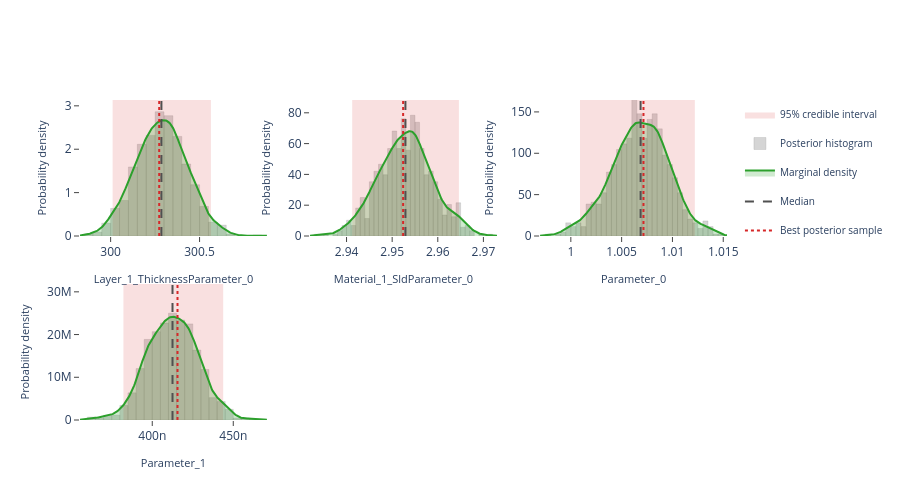

The code cell stored with this chart in its notebook:
### Markdown cell above
## Interactive posterior plots

The next three cells render the same Plotly figures that are shown on the
Bayesian Posterior tab of the EasyReflectometryApp:

* **Marginals** — per-parameter distribution: histogram + smooth KDE marginal,
  shaded 95% credible interval, and median / best-sample lines
  (`plot_distribution` or `posterior.distribution()`)
* **Corner plot** — pairwise marginals + 2-D contours + scatter (`plot_corner`)
* **Traces** — per-chain trace + marginal histogram (`plot_trace`)

The standalone helpers are called with ``return_figure=True`` so they return a
Plotly ``Figure`` that we render in the notebook with ``fig.show()``; the
``PosteriorResults`` methods return the figure directly.

### Code cell
# ---- Marginal posterior distributions ---------------------------------------
# One panel per free parameter, each overlaying the posterior histogram, a
# smooth Gaussian-KDE marginal, the shaded 95% credible interval, and the
# median / best-sample reference lines.  Mirrors the "Marginals" sub-tab in
# the EasyReflectometryApp.

# The PosteriorResults method passes ``logp`` through automatically so the
# best posterior sample (MAP) line is drawn:
fig = posterior.distribution()
fig.show()

# Standalone equivalent (pass ``logp`` to get the best-sample line):
# fig = plot_distribution(
#     posterior.draws,
#     posterior.param_names,
#     logp=posterior.logp,
#     return_figure=True,
# )
# fig.show()

### Figure 1 — Plotly figure (JSON) as saved in the notebook; plotly's stock layout.template omitted (floating-point values rounded to 4 significant figures; data arrays with more than 128 entries replaced by an {"elided": "..."} marker saying what was removed)
{"data": [{"fill": "toself", "fillcolor": "rgba(214, 39, 40, 0.14)", "hoverinfo": "skip", "legendgroup": "95% credible interval", "line": {"color": "rgba(214, 39, 40, 0.14)", "width": 0}, "mode": "lines", "name": "95% credible interval", "showlegend": true, "type": "scatter", "x": [300.0, 300.6, 300.6, 300.0, 300.0], "xaxis": "x", "y": [0.0, 0.0, 3.134, 3.134, 0.0], "yaxis": "y"}, {"histnorm": "probability density", "hovertemplate": "sample=%{x:.4f}<br>density: %{y:.2f}<extra></extra>", "legendgroup": "histogram", "marker": {"color": "rgba(120, 120, 120, 0.38)", "line": {"color": "rgba(120, 120, 120, 0.24)", "width": 1}}, "name": "Posterior histogram", "nbinsx": 40, "opacity": 0.82, "showlegend": true, "type": "histogram", "x": {"elided": "880 float values"}, "xaxis": "x", "yaxis": "y"}, {"fill": "tozeroy", "fillcolor": "rgba(44, 160, 44, 0.22)", "hovertemplate": "Layer_1_ThicknessParameter_0: %{x:.4f}<br>density: %{y:.4f}<extra></extra>", "legendgroup": "marginal", "line": {"color": "rgb(44, 160, 44)", "width": 2}, "mode": "lines", "name": "Marginal density", "showlegend": true, "type": "scatter", "x": {"elided": "256 float values"}, "xaxis": "x", "y": {"elided": "256 float values"}, "yaxis": "y"}, {"hovertemplate": "Median: %{x:.4f}<extra></extra>", "legendgroup": "Median", "line": {"color": "rgb(80, 80, 80)", "dash": "dash", "width": 2}, "mode": "lines", "name": "Median", "showlegend": true, "type": "scatter", "x": [300.3, 300.3], "xaxis": "x", "y": [0.0, 3.134], "yaxis": "y"}, {"hovertemplate": "Best posterior sample: %{x:.4f}<extra></extra>", "legendgroup": "Best posterior sample", "line": {"color": "rgb(214, 39, 40)", "dash": "dot", "width": 2}, "mode": "lines", "name": "Best posterior sample", "showlegend": true, "type": "scatter", "x": [300.3, 300.3], "xaxis": "x", "y": [0.0, 3.134], "yaxis": "y"}, {"fill": "toself", "fillcolor": "rgba(214, 39, 40, 0.14)", "hoverinfo": "skip", "legendgroup": "95% credible interval", "line": {"color": "rgba(214, 39, 40, 0.14)", "width": 0}, "mode": "lines", "name": "95% credible interval", "showlegend": false, "type": "scatter", "x": [2.941, 2.965, 2.965, 2.941, 2.941], "xaxis": "x2", "y": [0.0, 0.0, 88.31, 88.31, 0.0], "yaxis": "y2"}, {"histnorm": "probability density", "hovertemplate": "sample=%{x:.4f}<br>density: %{y:.2f}<extra></extra>", "legendgroup": "histogram", "marker": {"color": "rgba(120, 120, 120, 0.38)", "line": {"color": "rgba(120, 120, 120, 0.24)", "width": 1}}, "name": "Posterior histogram", "nbinsx": 40, "opacity": 0.82, "showlegend": false, "type": "histogram", "x": {"elided": "880 float values"}, "xaxis": "x2", "yaxis": "y2"}, {"fill": "tozeroy", "fillcolor": "rgba(44, 160, 44, 0.22)", "hovertemplate": "Material_1_SldParameter_0: %{x:.4f}<br>density: %{y:.4f}<extra></extra>", "legendgroup": "marginal", "line": {"color": "rgb(44, 160, 44)", "width": 2}, "mode": "lines", "name": "Marginal density", "showlegend": false, "type": "scatter", "x": {"elided": "256 float values"}, "xaxis": "x2", "y": {"elided": "256 float values"}, "yaxis": "y2"}, {"hovertemplate": "Median: %{x:.4f}<extra></extra>", "legendgroup": "Median", "line": {"color": "rgb(80, 80, 80)", "dash": "dash", "width": 2}, "mode": "lines", "name": "Median", "showlegend": false, "type": "scatter", "x": [2.953, 2.953], "xaxis": "x2", "y": [0.0, 88.31], "yaxis": "y2"}, {"hovertemplate": "Best posterior sample: %{x:.4f}<extra></extra>", "legendgroup": "Best posterior sample", "line": {"color": "rgb(214, 39, 40)", "dash": "dot", "width": 2}, "mode": "lines", "name": "Best posterior sample", "showlegend": false, "type": "scatter", "x": [2.952, 2.952], "xaxis": "x2", "y": [0.0, 88.31], "yaxis": "y2"}, {"fill": "toself", "fillcolor": "rgba(214, 39, 40, 0.14)", "hoverinfo": "skip", "legendgroup": "95% credible interval", "line": {"color": "rgba(214, 39, 40, 0.14)", "width": 0}, "mode": "lines", "name": "95% credible interval", "showlegend": false, "type": "scatter", "x": [1.001, 1.012, 1.012, 1.001, 1.001], "xaxis": "x3", "y": [0.0, 0.0, 164.4, 164.4, 0.0], "yaxis": "y3"}, {"histnorm": "probability density", "hovertemplate": "sample=%{x:.4f}<br>density: %{y:.2f}<extra></extra>", "legendgroup": "histogram", "marker": {"color": "rgba(120, 120, 120, 0.38)", "line": {"color": "rgba(120, 120, 120, 0.24)", "width": 1}}, "name": "Posterior histogram", "nbinsx": 40, "opacity": 0.82, "showlegend": false, "type": "histogram", "x": {"elided": "880 float values"}, "xaxis": "x3", "yaxis": "y3"}, {"fill": "tozeroy", "fillcolor": "rgba(44, 160, 44, 0.22)", "hovertemplate": "Parameter_0: %{x:.4f}<br>density: %{y:.4f}<extra></extra>", "legendgroup": "marginal", "line": {"color": "rgb(44, 160, 44)", "width": 2}, "mode": "lines", "name": "Marginal density", "showlegend": false, "type": "scatter", "x": {"elided": "256 float values"}, "xaxis": "x3", "y": {"elided": "256 float values"}, "yaxis": "y3"}, {"hovertemplate": "Median: %{x:.4f}<extra></extra>", "legendgroup": "Median", "line": {"color": "rgb(80, 80, 80)", "dash": "dash", "width": 2}, "mode": "lines", "name": "Median", "showlegend": false, "type": "scatter", "x": [1.007, 1.007], "xaxis": "x3", "y": [0.0, 164.4], "yaxis": "y3"}, {"hovertemplate": "Best posterior sample: %{x:.4f}<extra></extra>", "legendgroup": "Best posterior sample", "line": {"color": "rgb(214, 39, 40)", "dash": "dot", "width": 2}, "mode": "lines", "name": "Best posterior sample", "showlegend": false, "type": "scatter", "x": [1.007, 1.007], "xaxis": "x3", "y": [0.0, 164.4], "yaxis": "y3"}, {"fill": "toself", "fillcolor": "rgba(214, 39, 40, 0.14)", "hoverinfo": "skip", "legendgroup": "95% credible interval", "line": {"color": "rgba(214, 39, 40, 0.14)", "width": 0}, "mode": "lines", "name": "95% credible interval", "showlegend": false, "type": "scatter", "x": [3.822e-07, 4.438e-07, 4.438e-07, 3.822e-07, 3.822e-07], "xaxis": "x4", "y": [0.0, 0.0, 31830000.0, 31830000.0, 0.0], "yaxis": "y4"}, {"histnorm": "probability density", "hovertemplate": "sample=%{x:.4f}<br>density: %{y:.2f}<extra></extra>", "legendgroup": "histogram", "marker": {"color": "rgba(120, 120, 120, 0.38)", "line": {"color": "rgba(120, 120, 120, 0.24)", "width": 1}}, "name": "Posterior histogram", "nbinsx": 40, "opacity": 0.82, "showlegend": false, "type": "histogram", "x": {"elided": "880 float values"}, "xaxis": "x4", "yaxis": "y4"}, {"fill": "tozeroy", "fillcolor": "rgba(44, 160, 44, 0.22)", "hovertemplate": "Parameter_1: %{x:.4f}<br>density: %{y:.4f}<extra></extra>", "legendgroup": "marginal", "line": {"color": "rgb(44, 160, 44)", "width": 2}, "mode": "lines", "name": "Marginal density", "showlegend": false, "type": "scatter", "x": {"elided": "256 float values"}, "xaxis": "x4", "y": {"elided": "256 float values"}, "yaxis": "y4"}, {"hovertemplate": "Median: %{x:.4f}<extra></extra>", "legendgroup": "Median", "line": {"color": "rgb(80, 80, 80)", "dash": "dash", "width": 2}, "mode": "lines", "name": "Median", "showlegend": false, "type": "scatter", "x": [4.125e-07, 4.125e-07], "xaxis": "x4", "y": [0.0, 31830000.0], "yaxis": "y4"}, {"hovertemplate": "Best posterior sample: %{x:.4f}<extra></extra>", "legendgroup": "Best posterior sample", "line": {"color": "rgb(214, 39, 40)", "dash": "dot", "width": 2}, "mode": "lines", "name": "Best posterior sample", "showlegend": false, "type": "scatter", "x": [4.156e-07, 4.156e-07], "xaxis": "x4", "y": [0.0, 31830000.0], "yaxis": "y4"}], "layout": {"barmode": "overlay", "height": 500, "legend": {"font": {"size": 10}}, "plot_bgcolor": "white", "showlegend": true, "xaxis": {"anchor": "y", "domain": [0.0, 0.2889], "range": [299.8, 300.9], "showgrid": false, "ticks": "outside", "title": {"font": {"size": 11}, "text": "Layer_1_ThicknessParameter_0"}, "zeroline": false}, "xaxis2": {"anchor": "y2", "domain": [0.3556, 0.6444], "range": [2.932, 2.973], "showgrid": false, "ticks": "outside", "title": {"font": {"size": 11}, "text": "Material_1_SldParameter_0"}, "zeroline": false}, "xaxis3": {"anchor": "y3", "domain": [0.7111, 1.0], "range": [0.997, 1.015], "showgrid": false, "ticks": "outside", "title": {"font": {"size": 11}, "text": "Parameter_0"}, "zeroline": false}, "xaxis4": {"anchor": "y4", "domain": [0.0, 0.2889], "range": [3.554e-07, 4.708e-07], "showgrid": false, "ticks": "outside", "title": {"font": {"size": 11}, "text": "Parameter_1"}, "zeroline": false}, "xaxis5": {"anchor": "y5", "domain": [0.3556, 0.6444], "showgrid": false, "ticks": "outside", "zeroline": false}, "xaxis6": {"anchor": "y6", "domain": [0.7111, 1.0], "showgrid": false, "ticks": "outside", "zeroline": false}, "yaxis": {"anchor": "x", "domain": [0.575, 1.0], "range": [0.0, 3.134], "showgrid": false, "ticks": "outside", "title": {"font": {"size": 11}, "text": "Probability density"}, "zeroline": false}, "yaxis2": {"anchor": "x2", "domain": [0.575, 1.0], "range": [0.0, 88.31], "showgrid": false, "ticks": "outside", "title": {"font": {"size": 11}, "text": "Probability density"}, "zeroline": false}, "yaxis3": {"anchor": "x3", "domain": [0.575, 1.0], "range": [0.0, 164.4], "showgrid": false, "ticks": "outside", "title": {"font": {"size": 11}, "text": "Probability density"}, "zeroline": false}, "yaxis4": {"anchor": "x4", "domain": [0.0, 0.425], "range": [0.0, 31830000.0], "showgrid": false, "ticks": "outside", "title": {"font": {"size": 11}, "text": "Probability density"}, "zeroline": false}, "yaxis5": {"anchor": "x5", "domain": [0.0, 0.425], "showgrid": false, "ticks": "outside", "zeroline": false}, "yaxis6": {"anchor": "x6", "domain": [0.0, 0.425], "showgrid": false, "ticks": "outside", "zeroline": false}}}
